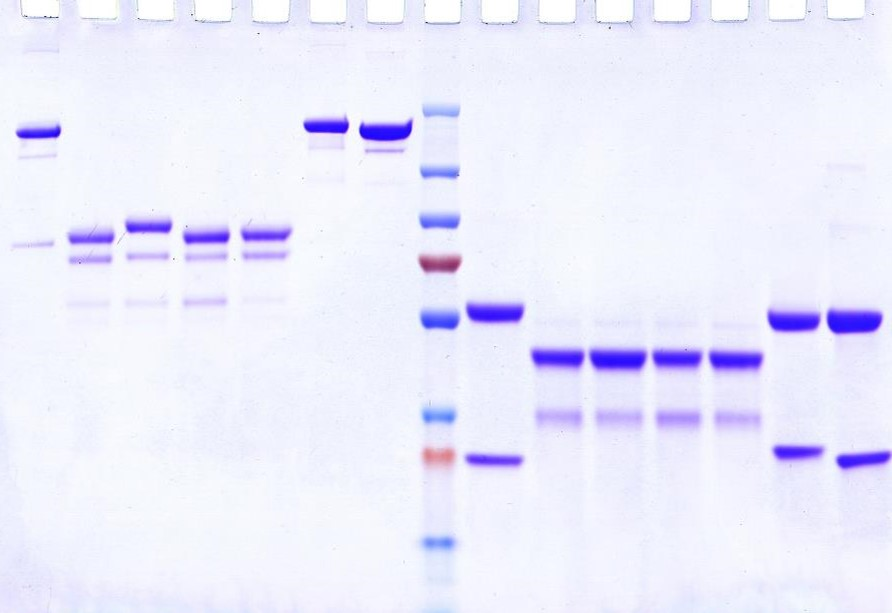
#> input picture 1.jpg, 892 x 613 px; its folder holds only this picture in this run
$ python test.py
#> lines starting #> are read from the running program, lines starting #| are printed output that depends on the picture
### reader.py
# encoding = utf-8
# SDS-PAGE图像分析，根据条带灰度值计算纯度

import numpy as np
import cv2
from cv2_rolling_ball import subtract_background_rolling_ball
import matplotlib.pyplot as plt
from scipy.signal import find_peaks, peak_prominences,peak_widths


def pre_cut(img:str, cut_bg:bool=False) -> np.ndarray:
    '''图片预处理，裁剪，灰度化，背景减除'''
    img = cv2.imread(img, cv2.IMREAD_GRAYSCALE)

    # 根据阈值二值化
    _, img_b = cv2.threshold(img, 254, 255, cv2.THRESH_BINARY)
    row = np.array(img_b)

    # 统计纵向平均灰度值，确定胶孔边界
    row_mean = row.mean(axis=1)
    top = 0
    for i in range(len(row_mean)):
        if row_mean[i] < 5:
            top = i
            break

    # 裁剪胶孔
    img = img[top+10:,:]

    # 滑动抛物面算法减除背景
    if cut_bg:
        img, _ = subtract_background_rolling_ball(img, 30, use_paraboloid=True)

    # 灰度反转
    img = np.ones(img.shape, dtype=np.uint8)*255-np.array(img)

    return img


# [140 lines left out: functions gel_crop, gray_check, blank_check, normalize, intensiy_integrate, band_purity, not called in this run]


def show(img):
    cv2.imshow("", img)
    cv2.waitKey(0)

### test.py
# encoding = utf-8
import pandas as pd
from reader import *
import os
from concurrent.futures import ProcessPoolExecutor
import time


MARKER1 = [185, 115, 80, 65, 50, 30, 25, 15, 10]    # 通用marker表

def get_analysis(filename):
    print(f"{filename} start")
    gel = pre_cut(filename, True)
    lanes = gel_crop(gel)
    print(f"{filename} complete")


if __name__ == "__main__":
    files = os.listdir(os.getcwd())
    pics = []
    for f in files:
        if ".jpg" in f:
            pics.append(f)

    t1 = time.time()
    with ProcessPoolExecutor(10) as pool:
        for p in pics:
#> (the run stopped early here; a loop or call above may not have finished)

$ run again, on 2.jpg
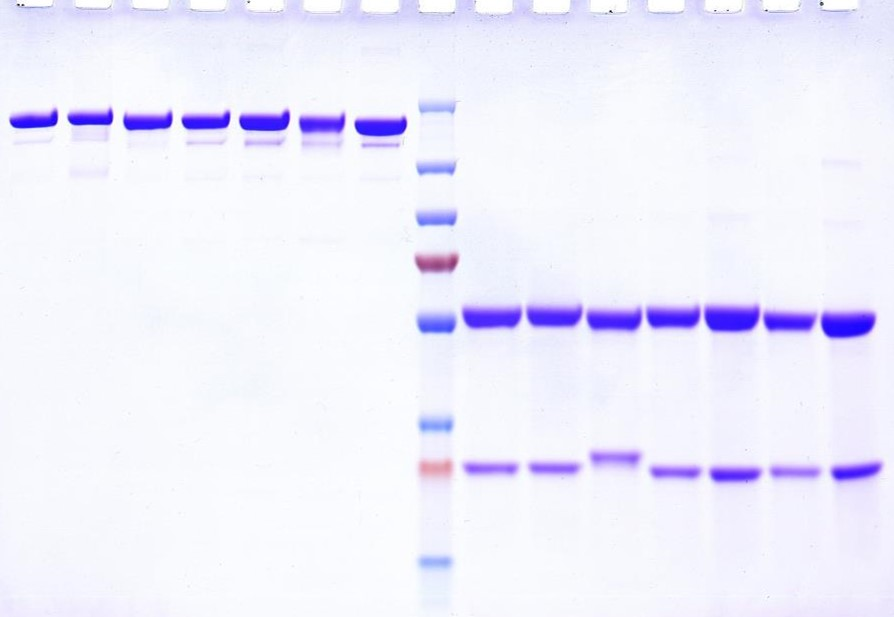
#> input picture 2.jpg, 894 x 617 px

$ run again, on 3.jpg
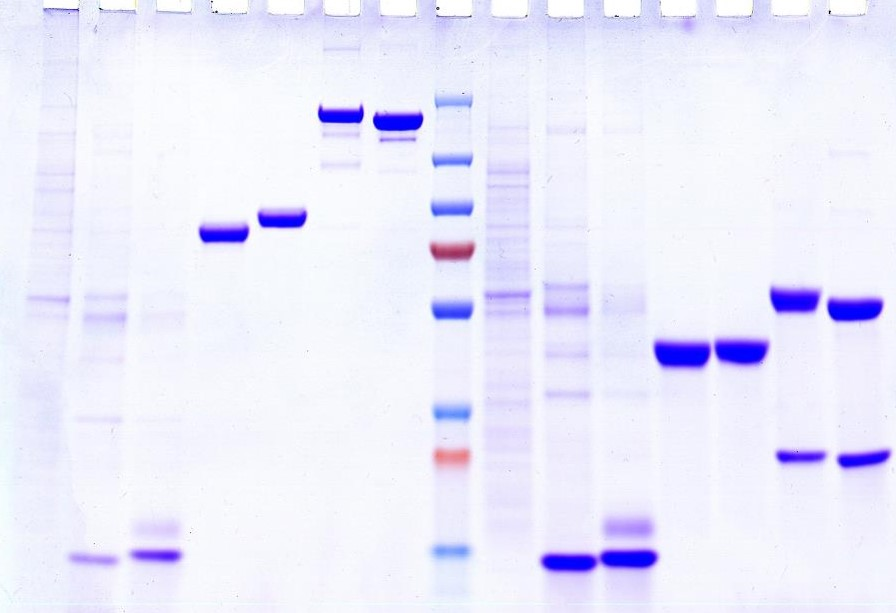
#> input picture 3.jpg, 896 x 613 px

$ run again, on 4.jpg
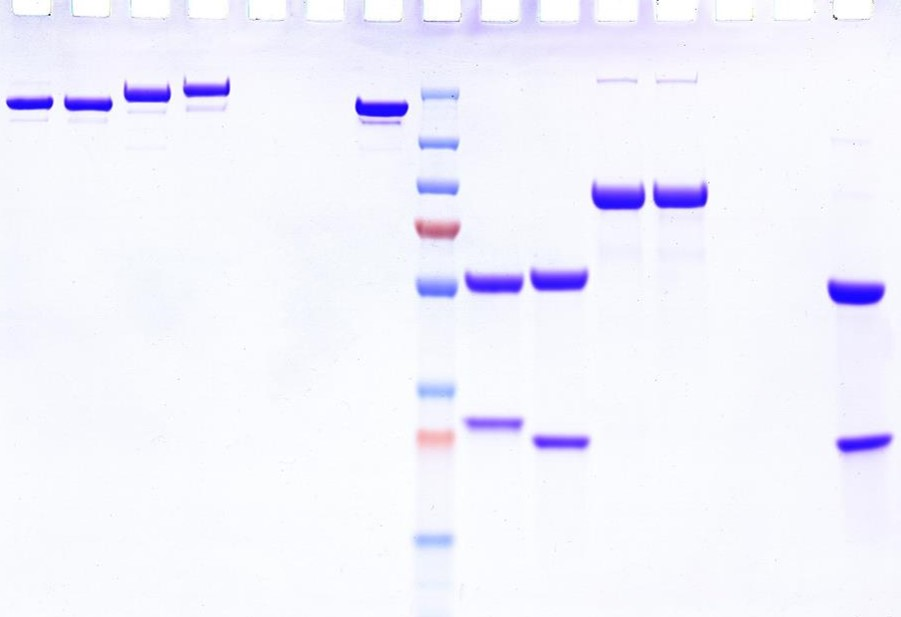
#> input picture 4.jpg, 901 x 617 px
